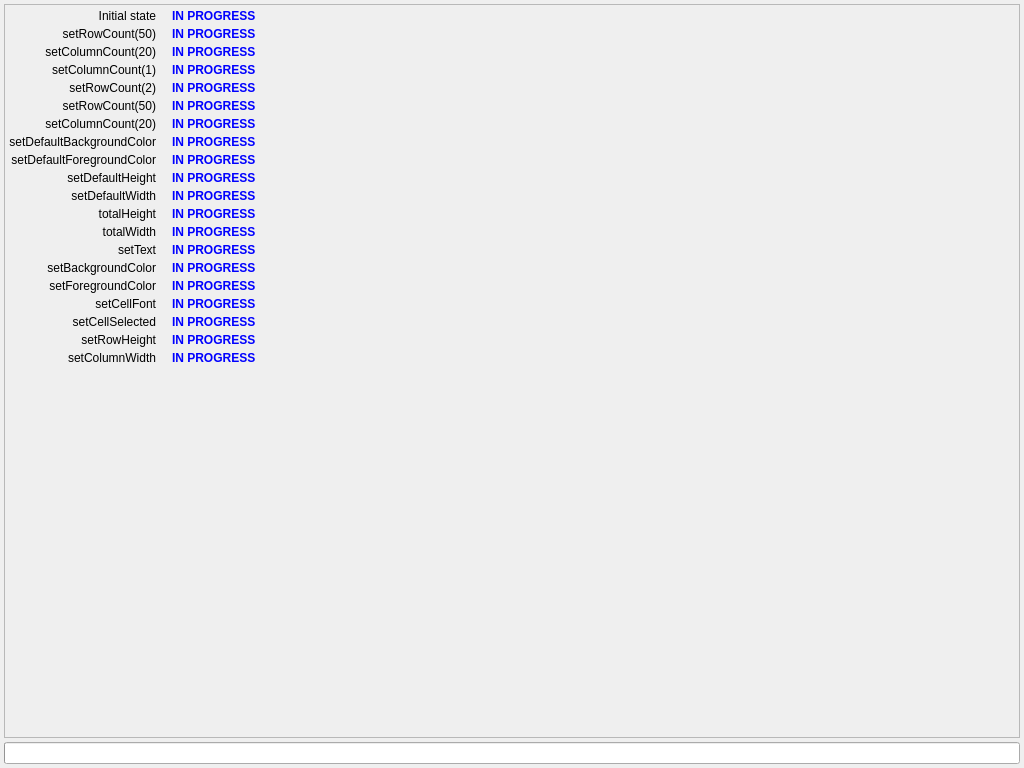
<?xml version="1.0" encoding="UTF-8"?>
<ui version="4.0">
 <class>TestDialog</class>
 <widget class="QDialog" name="TestDialog">
  <property name="geometry">
   <rect>
    <x>0</x>
    <y>0</y>
    <width>1024</width>
    <height>768</height>
   </rect>
  </property>
  <property name="minimumSize">
   <size>
    <width>320</width>
    <height>240</height>
   </size>
  </property>
  <property name="windowTitle">
   <string>Tests</string>
  </property>
  <property name="locale">
   <locale language="English" country="UnitedStates"/>
  </property>
  <layout class="QVBoxLayout" name="verticalLayout">
   <property name="spacing">
    <number>4</number>
   </property>
   <property name="margin">
    <number>4</number>
   </property>
   <item>
    <layout class="QVBoxLayout" name="fastTableLayout">
     <property name="spacing">
      <number>4</number>
     </property>
    </layout>
   </item>
   <item>
    <widget class="QScrollArea" name="testsScrollArea">
     <property name="widgetResizable">
      <bool>true</bool>
     </property>
     <widget class="QWidget" name="scrollAreaWidgetContents">
      <property name="geometry">
       <rect>
        <x>0</x>
        <y>0</y>
        <width>1014</width>
        <height>727</height>
       </rect>
      </property>
      <layout class="QVBoxLayout" name="verticalLayout_2">
       <property name="spacing">
        <number>4</number>
       </property>
       <property name="margin">
        <number>4</number>
       </property>
       <item>
        <layout class="QGridLayout" name="testGridLayout">
         <property name="horizontalSpacing">
          <number>16</number>
         </property>
         <property name="verticalSpacing">
          <number>4</number>
         </property>
         <item row="1" column="0">
          <widget class="QLabel" name="setRow50Label">
           <property name="text">
            <string>setRowCount(50)</string>
           </property>
           <property name="alignment">
            <set>Qt::AlignRight|Qt::AlignTrailing|Qt::AlignVCenter</set>
           </property>
          </widget>
         </item>
         <item row="2" column="0">
          <widget class="QLabel" name="setCol20Label">
           <property name="text">
            <string>setColumnCount(20)</string>
           </property>
           <property name="alignment">
            <set>Qt::AlignRight|Qt::AlignTrailing|Qt::AlignVCenter</set>
           </property>
          </widget>
         </item>
         <item row="4" column="0">
          <widget class="QLabel" name="setRow2Label">
           <property name="text">
            <string>setRowCount(2)</string>
           </property>
           <property name="alignment">
            <set>Qt::AlignRight|Qt::AlignTrailing|Qt::AlignVCenter</set>
           </property>
          </widget>
         </item>
         <item row="1" column="2">
          <widget class="QLabel" name="setRow50ResLabel">
           <property name="sizePolicy">
            <sizepolicy hsizetype="MinimumExpanding" vsizetype="Preferred">
             <horstretch>0</horstretch>
             <verstretch>0</verstretch>
            </sizepolicy>
           </property>
           <property name="palette">
            <palette>
             <active>
              <colorrole role="WindowText">
               <brush brushstyle="SolidPattern">
                <color alpha="255">
                 <red>0</red>
                 <green>0</green>
                 <blue>255</blue>
                </color>
               </brush>
              </colorrole>
             </active>
             <inactive>
              <colorrole role="WindowText">
               <brush brushstyle="SolidPattern">
                <color alpha="255">
                 <red>0</red>
                 <green>0</green>
                 <blue>255</blue>
                </color>
               </brush>
              </colorrole>
             </inactive>
             <disabled>
              <colorrole role="WindowText">
               <brush brushstyle="SolidPattern">
                <color alpha="255">
                 <red>120</red>
                 <green>120</green>
                 <blue>120</blue>
                </color>
               </brush>
              </colorrole>
             </disabled>
            </palette>
           </property>
           <property name="font">
            <font>
             <weight>75</weight>
             <bold>true</bold>
            </font>
           </property>
           <property name="text">
            <string>IN PROGRESS</string>
           </property>
          </widget>
         </item>
         <item row="2" column="2">
          <widget class="QLabel" name="setCol20ResLabel">
           <property name="sizePolicy">
            <sizepolicy hsizetype="MinimumExpanding" vsizetype="Preferred">
             <horstretch>0</horstretch>
             <verstretch>0</verstretch>
            </sizepolicy>
           </property>
           <property name="palette">
            <palette>
             <active>
              <colorrole role="WindowText">
               <brush brushstyle="SolidPattern">
                <color alpha="255">
                 <red>0</red>
                 <green>0</green>
                 <blue>255</blue>
                </color>
               </brush>
              </colorrole>
             </active>
             <inactive>
              <colorrole role="WindowText">
               <brush brushstyle="SolidPattern">
                <color alpha="255">
                 <red>0</red>
                 <green>0</green>
                 <blue>255</blue>
                </color>
               </brush>
              </colorrole>
             </inactive>
             <disabled>
              <colorrole role="WindowText">
               <brush brushstyle="SolidPattern">
                <color alpha="255">
                 <red>120</red>
                 <green>120</green>
                 <blue>120</blue>
                </color>
               </brush>
              </colorrole>
             </disabled>
            </palette>
           </property>
           <property name="font">
            <font>
             <weight>75</weight>
             <bold>true</bold>
            </font>
           </property>
           <property name="text">
            <string>IN PROGRESS</string>
           </property>
          </widget>
         </item>
         <item row="4" column="2">
          <widget class="QLabel" name="setRow2ResLabel">
           <property name="sizePolicy">
            <sizepolicy hsizetype="MinimumExpanding" vsizetype="Preferred">
             <horstretch>0</horstretch>
             <verstretch>0</verstretch>
            </sizepolicy>
           </property>
           <property name="palette">
            <palette>
             <active>
              <colorrole role="WindowText">
               <brush brushstyle="SolidPattern">
                <color alpha="255">
                 <red>0</red>
                 <green>0</green>
                 <blue>255</blue>
                </color>
               </brush>
              </colorrole>
             </active>
             <inactive>
              <colorrole role="WindowText">
               <brush brushstyle="SolidPattern">
                <color alpha="255">
                 <red>0</red>
                 <green>0</green>
                 <blue>255</blue>
                </color>
               </brush>
              </colorrole>
             </inactive>
             <disabled>
              <colorrole role="WindowText">
               <brush brushstyle="SolidPattern">
                <color alpha="255">
                 <red>120</red>
                 <green>120</green>
                 <blue>120</blue>
                </color>
               </brush>
              </colorrole>
             </disabled>
            </palette>
           </property>
           <property name="font">
            <font>
             <weight>75</weight>
             <bold>true</bold>
            </font>
           </property>
           <property name="text">
            <string>IN PROGRESS</string>
           </property>
          </widget>
         </item>
         <item row="3" column="0">
          <widget class="QLabel" name="setCol1Label">
           <property name="text">
            <string>setColumnCount(1)</string>
           </property>
           <property name="alignment">
            <set>Qt::AlignRight|Qt::AlignTrailing|Qt::AlignVCenter</set>
           </property>
          </widget>
         </item>
         <item row="3" column="2">
          <widget class="QLabel" name="setCol1ResLabel">
           <property name="sizePolicy">
            <sizepolicy hsizetype="MinimumExpanding" vsizetype="Preferred">
             <horstretch>0</horstretch>
             <verstretch>0</verstretch>
            </sizepolicy>
           </property>
           <property name="palette">
            <palette>
             <active>
              <colorrole role="WindowText">
               <brush brushstyle="SolidPattern">
                <color alpha="255">
                 <red>0</red>
                 <green>0</green>
                 <blue>255</blue>
                </color>
               </brush>
              </colorrole>
             </active>
             <inactive>
              <colorrole role="WindowText">
               <brush brushstyle="SolidPattern">
                <color alpha="255">
                 <red>0</red>
                 <green>0</green>
                 <blue>255</blue>
                </color>
               </brush>
              </colorrole>
             </inactive>
             <disabled>
              <colorrole role="WindowText">
               <brush brushstyle="SolidPattern">
                <color alpha="255">
                 <red>120</red>
                 <green>120</green>
                 <blue>120</blue>
                </color>
               </brush>
              </colorrole>
             </disabled>
            </palette>
           </property>
           <property name="font">
            <font>
             <weight>75</weight>
             <bold>true</bold>
            </font>
           </property>
           <property name="text">
            <string>IN PROGRESS</string>
           </property>
          </widget>
         </item>
         <item row="0" column="0">
          <widget class="QLabel" name="initialLabel">
           <property name="text">
            <string>Initial state</string>
           </property>
           <property name="alignment">
            <set>Qt::AlignRight|Qt::AlignTrailing|Qt::AlignVCenter</set>
           </property>
          </widget>
         </item>
         <item row="0" column="2">
          <widget class="QLabel" name="initialResLabel">
           <property name="sizePolicy">
            <sizepolicy hsizetype="MinimumExpanding" vsizetype="Preferred">
             <horstretch>0</horstretch>
             <verstretch>0</verstretch>
            </sizepolicy>
           </property>
           <property name="palette">
            <palette>
             <active>
              <colorrole role="WindowText">
               <brush brushstyle="SolidPattern">
                <color alpha="255">
                 <red>0</red>
                 <green>0</green>
                 <blue>255</blue>
                </color>
               </brush>
              </colorrole>
             </active>
             <inactive>
              <colorrole role="WindowText">
               <brush brushstyle="SolidPattern">
                <color alpha="255">
                 <red>0</red>
                 <green>0</green>
                 <blue>255</blue>
                </color>
               </brush>
              </colorrole>
             </inactive>
             <disabled>
              <colorrole role="WindowText">
               <brush brushstyle="SolidPattern">
                <color alpha="255">
                 <red>120</red>
                 <green>120</green>
                 <blue>120</blue>
                </color>
               </brush>
              </colorrole>
             </disabled>
            </palette>
           </property>
           <property name="font">
            <font>
             <weight>75</weight>
             <bold>true</bold>
            </font>
           </property>
           <property name="text">
            <string>IN PROGRESS</string>
           </property>
          </widget>
         </item>
         <item row="7" column="0">
          <widget class="QLabel" name="setDefBackgroundLabel">
           <property name="text">
            <string>setDefaultBackgroundColor</string>
           </property>
           <property name="alignment">
            <set>Qt::AlignRight|Qt::AlignTrailing|Qt::AlignVCenter</set>
           </property>
          </widget>
         </item>
         <item row="8" column="0">
          <widget class="QLabel" name="setDefForegroundLabel">
           <property name="text">
            <string>setDefaultForegroundColor</string>
           </property>
           <property name="alignment">
            <set>Qt::AlignRight|Qt::AlignTrailing|Qt::AlignVCenter</set>
           </property>
          </widget>
         </item>
         <item row="8" column="2">
          <widget class="QLabel" name="setDefForegroundResLabel">
           <property name="sizePolicy">
            <sizepolicy hsizetype="MinimumExpanding" vsizetype="Preferred">
             <horstretch>0</horstretch>
             <verstretch>0</verstretch>
            </sizepolicy>
           </property>
           <property name="palette">
            <palette>
             <active>
              <colorrole role="WindowText">
               <brush brushstyle="SolidPattern">
                <color alpha="255">
                 <red>0</red>
                 <green>0</green>
                 <blue>255</blue>
                </color>
               </brush>
              </colorrole>
             </active>
             <inactive>
              <colorrole role="WindowText">
               <brush brushstyle="SolidPattern">
                <color alpha="255">
                 <red>0</red>
                 <green>0</green>
                 <blue>255</blue>
                </color>
               </brush>
              </colorrole>
             </inactive>
             <disabled>
              <colorrole role="WindowText">
               <brush brushstyle="SolidPattern">
                <color alpha="255">
                 <red>120</red>
                 <green>120</green>
                 <blue>120</blue>
                </color>
               </brush>
              </colorrole>
             </disabled>
            </palette>
           </property>
           <property name="font">
            <font>
             <weight>75</weight>
             <bold>true</bold>
            </font>
           </property>
           <property name="text">
            <string>IN PROGRESS</string>
           </property>
          </widget>
         </item>
         <item row="7" column="2">
          <widget class="QLabel" name="setDefBackgroundResLabel">
           <property name="sizePolicy">
            <sizepolicy hsizetype="MinimumExpanding" vsizetype="Preferred">
             <horstretch>0</horstretch>
             <verstretch>0</verstretch>
            </sizepolicy>
           </property>
           <property name="palette">
            <palette>
             <active>
              <colorrole role="WindowText">
               <brush brushstyle="SolidPattern">
                <color alpha="255">
                 <red>0</red>
                 <green>0</green>
                 <blue>255</blue>
                </color>
               </brush>
              </colorrole>
             </active>
             <inactive>
              <colorrole role="WindowText">
               <brush brushstyle="SolidPattern">
                <color alpha="255">
                 <red>0</red>
                 <green>0</green>
                 <blue>255</blue>
                </color>
               </brush>
              </colorrole>
             </inactive>
             <disabled>
              <colorrole role="WindowText">
               <brush brushstyle="SolidPattern">
                <color alpha="255">
                 <red>120</red>
                 <green>120</green>
                 <blue>120</blue>
                </color>
               </brush>
              </colorrole>
             </disabled>
            </palette>
           </property>
           <property name="font">
            <font>
             <weight>75</weight>
             <bold>true</bold>
            </font>
           </property>
           <property name="text">
            <string>IN PROGRESS</string>
           </property>
          </widget>
         </item>
         <item row="9" column="0">
          <widget class="QLabel" name="setDefHeightLabel">
           <property name="text">
            <string>setDefaultHeight</string>
           </property>
           <property name="alignment">
            <set>Qt::AlignRight|Qt::AlignTrailing|Qt::AlignVCenter</set>
           </property>
          </widget>
         </item>
         <item row="9" column="2">
          <widget class="QLabel" name="setDefHeightResLabel">
           <property name="sizePolicy">
            <sizepolicy hsizetype="MinimumExpanding" vsizetype="Preferred">
             <horstretch>0</horstretch>
             <verstretch>0</verstretch>
            </sizepolicy>
           </property>
           <property name="palette">
            <palette>
             <active>
              <colorrole role="WindowText">
               <brush brushstyle="SolidPattern">
                <color alpha="255">
                 <red>0</red>
                 <green>0</green>
                 <blue>255</blue>
                </color>
               </brush>
              </colorrole>
             </active>
             <inactive>
              <colorrole role="WindowText">
               <brush brushstyle="SolidPattern">
                <color alpha="255">
                 <red>0</red>
                 <green>0</green>
                 <blue>255</blue>
                </color>
               </brush>
              </colorrole>
             </inactive>
             <disabled>
              <colorrole role="WindowText">
               <brush brushstyle="SolidPattern">
                <color alpha="255">
                 <red>120</red>
                 <green>120</green>
                 <blue>120</blue>
                </color>
               </brush>
              </colorrole>
             </disabled>
            </palette>
           </property>
           <property name="font">
            <font>
             <weight>75</weight>
             <bold>true</bold>
            </font>
           </property>
           <property name="text">
            <string>IN PROGRESS</string>
           </property>
          </widget>
         </item>
         <item row="10" column="0">
          <widget class="QLabel" name="setDefWidthLabel">
           <property name="text">
            <string>setDefaultWidth</string>
           </property>
           <property name="alignment">
            <set>Qt::AlignRight|Qt::AlignTrailing|Qt::AlignVCenter</set>
           </property>
          </widget>
         </item>
         <item row="10" column="2">
          <widget class="QLabel" name="setDefWidthResLabel">
           <property name="sizePolicy">
            <sizepolicy hsizetype="MinimumExpanding" vsizetype="Preferred">
             <horstretch>0</horstretch>
             <verstretch>0</verstretch>
            </sizepolicy>
           </property>
           <property name="palette">
            <palette>
             <active>
              <colorrole role="WindowText">
               <brush brushstyle="SolidPattern">
                <color alpha="255">
                 <red>0</red>
                 <green>0</green>
                 <blue>255</blue>
                </color>
               </brush>
              </colorrole>
             </active>
             <inactive>
              <colorrole role="WindowText">
               <brush brushstyle="SolidPattern">
                <color alpha="255">
                 <red>0</red>
                 <green>0</green>
                 <blue>255</blue>
                </color>
               </brush>
              </colorrole>
             </inactive>
             <disabled>
              <colorrole role="WindowText">
               <brush brushstyle="SolidPattern">
                <color alpha="255">
                 <red>120</red>
                 <green>120</green>
                 <blue>120</blue>
                </color>
               </brush>
              </colorrole>
             </disabled>
            </palette>
           </property>
           <property name="font">
            <font>
             <weight>75</weight>
             <bold>true</bold>
            </font>
           </property>
           <property name="text">
            <string>IN PROGRESS</string>
           </property>
          </widget>
         </item>
         <item row="12" column="2">
          <widget class="QLabel" name="totalWidthResLabel">
           <property name="sizePolicy">
            <sizepolicy hsizetype="MinimumExpanding" vsizetype="Preferred">
             <horstretch>0</horstretch>
             <verstretch>0</verstretch>
            </sizepolicy>
           </property>
           <property name="palette">
            <palette>
             <active>
              <colorrole role="WindowText">
               <brush brushstyle="SolidPattern">
                <color alpha="255">
                 <red>0</red>
                 <green>0</green>
                 <blue>255</blue>
                </color>
               </brush>
              </colorrole>
             </active>
             <inactive>
              <colorrole role="WindowText">
               <brush brushstyle="SolidPattern">
                <color alpha="255">
                 <red>0</red>
                 <green>0</green>
                 <blue>255</blue>
                </color>
               </brush>
              </colorrole>
             </inactive>
             <disabled>
              <colorrole role="WindowText">
               <brush brushstyle="SolidPattern">
                <color alpha="255">
                 <red>120</red>
                 <green>120</green>
                 <blue>120</blue>
                </color>
               </brush>
              </colorrole>
             </disabled>
            </palette>
           </property>
           <property name="font">
            <font>
             <weight>75</weight>
             <bold>true</bold>
            </font>
           </property>
           <property name="text">
            <string>IN PROGRESS</string>
           </property>
          </widget>
         </item>
         <item row="11" column="2">
          <widget class="QLabel" name="totalHeightResLabel">
           <property name="sizePolicy">
            <sizepolicy hsizetype="MinimumExpanding" vsizetype="Preferred">
             <horstretch>0</horstretch>
             <verstretch>0</verstretch>
            </sizepolicy>
           </property>
           <property name="palette">
            <palette>
             <active>
              <colorrole role="WindowText">
               <brush brushstyle="SolidPattern">
                <color alpha="255">
                 <red>0</red>
                 <green>0</green>
                 <blue>255</blue>
                </color>
               </brush>
              </colorrole>
             </active>
             <inactive>
              <colorrole role="WindowText">
               <brush brushstyle="SolidPattern">
                <color alpha="255">
                 <red>0</red>
                 <green>0</green>
                 <blue>255</blue>
                </color>
               </brush>
              </colorrole>
             </inactive>
             <disabled>
              <colorrole role="WindowText">
               <brush brushstyle="SolidPattern">
                <color alpha="255">
                 <red>120</red>
                 <green>120</green>
                 <blue>120</blue>
                </color>
               </brush>
              </colorrole>
             </disabled>
            </palette>
           </property>
           <property name="font">
            <font>
             <weight>75</weight>
             <bold>true</bold>
            </font>
           </property>
           <property name="text">
            <string>IN PROGRESS</string>
           </property>
          </widget>
         </item>
         <item row="11" column="0">
          <widget class="QLabel" name="totalHeightLabel">
           <property name="text">
            <string>totalHeight</string>
           </property>
           <property name="alignment">
            <set>Qt::AlignRight|Qt::AlignTrailing|Qt::AlignVCenter</set>
           </property>
          </widget>
         </item>
         <item row="12" column="0">
          <widget class="QLabel" name="totalWidthLabel">
           <property name="text">
            <string>totalWidth</string>
           </property>
           <property name="alignment">
            <set>Qt::AlignRight|Qt::AlignTrailing|Qt::AlignVCenter</set>
           </property>
          </widget>
         </item>
         <item row="14" column="0">
          <widget class="QLabel" name="setBackgroundLabel">
           <property name="text">
            <string>setBackgroundColor</string>
           </property>
           <property name="alignment">
            <set>Qt::AlignRight|Qt::AlignTrailing|Qt::AlignVCenter</set>
           </property>
          </widget>
         </item>
         <item row="14" column="2">
          <widget class="QLabel" name="setBackgroundResLabel">
           <property name="sizePolicy">
            <sizepolicy hsizetype="MinimumExpanding" vsizetype="Preferred">
             <horstretch>0</horstretch>
             <verstretch>0</verstretch>
            </sizepolicy>
           </property>
           <property name="palette">
            <palette>
             <active>
              <colorrole role="WindowText">
               <brush brushstyle="SolidPattern">
                <color alpha="255">
                 <red>0</red>
                 <green>0</green>
                 <blue>255</blue>
                </color>
               </brush>
              </colorrole>
             </active>
             <inactive>
              <colorrole role="WindowText">
               <brush brushstyle="SolidPattern">
                <color alpha="255">
                 <red>0</red>
                 <green>0</green>
                 <blue>255</blue>
                </color>
               </brush>
              </colorrole>
             </inactive>
             <disabled>
              <colorrole role="WindowText">
               <brush brushstyle="SolidPattern">
                <color alpha="255">
                 <red>120</red>
                 <green>120</green>
                 <blue>120</blue>
                </color>
               </brush>
              </colorrole>
             </disabled>
            </palette>
           </property>
           <property name="font">
            <font>
             <weight>75</weight>
             <bold>true</bold>
            </font>
           </property>
           <property name="text">
            <string>IN PROGRESS</string>
           </property>
          </widget>
         </item>
         <item row="13" column="0">
          <widget class="QLabel" name="setTextLabel">
           <property name="text">
            <string>setText</string>
           </property>
           <property name="alignment">
            <set>Qt::AlignRight|Qt::AlignTrailing|Qt::AlignVCenter</set>
           </property>
          </widget>
         </item>
         <item row="13" column="2">
          <widget class="QLabel" name="setTextResLabel">
           <property name="sizePolicy">
            <sizepolicy hsizetype="MinimumExpanding" vsizetype="Preferred">
             <horstretch>0</horstretch>
             <verstretch>0</verstretch>
            </sizepolicy>
           </property>
           <property name="palette">
            <palette>
             <active>
              <colorrole role="WindowText">
               <brush brushstyle="SolidPattern">
                <color alpha="255">
                 <red>0</red>
                 <green>0</green>
                 <blue>255</blue>
                </color>
               </brush>
              </colorrole>
             </active>
             <inactive>
              <colorrole role="WindowText">
               <brush brushstyle="SolidPattern">
                <color alpha="255">
                 <red>0</red>
                 <green>0</green>
                 <blue>255</blue>
                </color>
               </brush>
              </colorrole>
             </inactive>
             <disabled>
              <colorrole role="WindowText">
               <brush brushstyle="SolidPattern">
                <color alpha="255">
                 <red>120</red>
                 <green>120</green>
                 <blue>120</blue>
                </color>
               </brush>
              </colorrole>
             </disabled>
            </palette>
           </property>
           <property name="font">
            <font>
             <weight>75</weight>
             <bold>true</bold>
            </font>
           </property>
           <property name="text">
            <string>IN PROGRESS</string>
           </property>
          </widget>
         </item>
         <item row="15" column="0">
          <widget class="QLabel" name="setForegroundLabel">
           <property name="text">
            <string>setForegroundColor</string>
           </property>
           <property name="alignment">
            <set>Qt::AlignRight|Qt::AlignTrailing|Qt::AlignVCenter</set>
           </property>
          </widget>
         </item>
         <item row="15" column="2">
          <widget class="QLabel" name="setForegroundResLabel">
           <property name="sizePolicy">
            <sizepolicy hsizetype="MinimumExpanding" vsizetype="Preferred">
             <horstretch>0</horstretch>
             <verstretch>0</verstretch>
            </sizepolicy>
           </property>
           <property name="palette">
            <palette>
             <active>
              <colorrole role="WindowText">
               <brush brushstyle="SolidPattern">
                <color alpha="255">
                 <red>0</red>
                 <green>0</green>
                 <blue>255</blue>
                </color>
               </brush>
              </colorrole>
             </active>
             <inactive>
              <colorrole role="WindowText">
               <brush brushstyle="SolidPattern">
                <color alpha="255">
                 <red>0</red>
                 <green>0</green>
                 <blue>255</blue>
                </color>
               </brush>
              </colorrole>
             </inactive>
             <disabled>
              <colorrole role="WindowText">
               <brush brushstyle="SolidPattern">
                <color alpha="255">
                 <red>120</red>
                 <green>120</green>
                 <blue>120</blue>
                </color>
               </brush>
              </colorrole>
             </disabled>
            </palette>
           </property>
           <property name="font">
            <font>
             <weight>75</weight>
             <bold>true</bold>
            </font>
           </property>
           <property name="text">
            <string>IN PROGRESS</string>
           </property>
          </widget>
         </item>
         <item row="16" column="0">
          <widget class="QLabel" name="setCellFontLabel">
           <property name="text">
            <string>setCellFont</string>
           </property>
           <property name="alignment">
            <set>Qt::AlignRight|Qt::AlignTrailing|Qt::AlignVCenter</set>
           </property>
          </widget>
         </item>
         <item row="17" column="0">
          <widget class="QLabel" name="setCellSelectedLabel">
           <property name="text">
            <string>setCellSelected</string>
           </property>
           <property name="alignment">
            <set>Qt::AlignRight|Qt::AlignTrailing|Qt::AlignVCenter</set>
           </property>
          </widget>
         </item>
         <item row="16" column="2">
          <widget class="QLabel" name="setCellFontResLabel">
           <property name="sizePolicy">
            <sizepolicy hsizetype="MinimumExpanding" vsizetype="Preferred">
             <horstretch>0</horstretch>
             <verstretch>0</verstretch>
            </sizepolicy>
           </property>
           <property name="palette">
            <palette>
             <active>
              <colorrole role="WindowText">
               <brush brushstyle="SolidPattern">
                <color alpha="255">
                 <red>0</red>
                 <green>0</green>
                 <blue>255</blue>
                </color>
               </brush>
              </colorrole>
             </active>
             <inactive>
              <colorrole role="WindowText">
               <brush brushstyle="SolidPattern">
                <color alpha="255">
                 <red>0</red>
                 <green>0</green>
                 <blue>255</blue>
                </color>
               </brush>
              </colorrole>
             </inactive>
             <disabled>
              <colorrole role="WindowText">
               <brush brushstyle="SolidPattern">
                <color alpha="255">
                 <red>120</red>
                 <green>120</green>
                 <blue>120</blue>
                </color>
               </brush>
              </colorrole>
             </disabled>
            </palette>
           </property>
           <property name="font">
            <font>
             <weight>75</weight>
             <bold>true</bold>
            </font>
           </property>
           <property name="text">
            <string>IN PROGRESS</string>
           </property>
          </widget>
         </item>
         <item row="17" column="2">
          <widget class="QLabel" name="setCellSelectedResLabel">
           <property name="sizePolicy">
            <sizepolicy hsizetype="MinimumExpanding" vsizetype="Preferred">
             <horstretch>0</horstretch>
             <verstretch>0</verstretch>
            </sizepolicy>
           </property>
           <property name="palette">
            <palette>
             <active>
              <colorrole role="WindowText">
               <brush brushstyle="SolidPattern">
                <color alpha="255">
                 <red>0</red>
                 <green>0</green>
                 <blue>255</blue>
                </color>
               </brush>
              </colorrole>
             </active>
             <inactive>
              <colorrole role="WindowText">
               <brush brushstyle="SolidPattern">
                <color alpha="255">
                 <red>0</red>
                 <green>0</green>
                 <blue>255</blue>
                </color>
               </brush>
              </colorrole>
             </inactive>
             <disabled>
              <colorrole role="WindowText">
               <brush brushstyle="SolidPattern">
                <color alpha="255">
                 <red>120</red>
                 <green>120</green>
                 <blue>120</blue>
                </color>
               </brush>
              </colorrole>
             </disabled>
            </palette>
           </property>
           <property name="font">
            <font>
             <weight>75</weight>
             <bold>true</bold>
            </font>
           </property>
           <property name="text">
            <string>IN PROGRESS</string>
           </property>
          </widget>
         </item>
         <item row="19" column="2">
          <widget class="QLabel" name="setColumnWidthResLabel">
           <property name="sizePolicy">
            <sizepolicy hsizetype="MinimumExpanding" vsizetype="Preferred">
             <horstretch>0</horstretch>
             <verstretch>0</verstretch>
            </sizepolicy>
           </property>
           <property name="palette">
            <palette>
             <active>
              <colorrole role="WindowText">
               <brush brushstyle="SolidPattern">
                <color alpha="255">
                 <red>0</red>
                 <green>0</green>
                 <blue>255</blue>
                </color>
               </brush>
              </colorrole>
             </active>
             <inactive>
              <colorrole role="WindowText">
               <brush brushstyle="SolidPattern">
                <color alpha="255">
                 <red>0</red>
                 <green>0</green>
                 <blue>255</blue>
                </color>
               </brush>
              </colorrole>
             </inactive>
             <disabled>
              <colorrole role="WindowText">
               <brush brushstyle="SolidPattern">
                <color alpha="255">
                 <red>120</red>
                 <green>120</green>
                 <blue>120</blue>
                </color>
               </brush>
              </colorrole>
             </disabled>
            </palette>
           </property>
           <property name="font">
            <font>
             <weight>75</weight>
             <bold>true</bold>
            </font>
           </property>
           <property name="text">
            <string>IN PROGRESS</string>
           </property>
          </widget>
         </item>
         <item row="18" column="2">
          <widget class="QLabel" name="setRowHeightResLabel">
           <property name="sizePolicy">
            <sizepolicy hsizetype="MinimumExpanding" vsizetype="Preferred">
             <horstretch>0</horstretch>
             <verstretch>0</verstretch>
            </sizepolicy>
           </property>
           <property name="palette">
            <palette>
             <active>
              <colorrole role="WindowText">
               <brush brushstyle="SolidPattern">
                <color alpha="255">
                 <red>0</red>
                 <green>0</green>
                 <blue>255</blue>
                </color>
               </brush>
              </colorrole>
             </active>
             <inactive>
              <colorrole role="WindowText">
               <brush brushstyle="SolidPattern">
                <color alpha="255">
                 <red>0</red>
                 <green>0</green>
                 <blue>255</blue>
                </color>
               </brush>
              </colorrole>
             </inactive>
             <disabled>
              <colorrole role="WindowText">
               <brush brushstyle="SolidPattern">
                <color alpha="255">
                 <red>120</red>
                 <green>120</green>
                 <blue>120</blue>
                </color>
               </brush>
              </colorrole>
             </disabled>
            </palette>
           </property>
           <property name="font">
            <font>
             <weight>75</weight>
             <bold>true</bold>
            </font>
           </property>
           <property name="text">
            <string>IN PROGRESS</string>
           </property>
          </widget>
         </item>
         <item row="18" column="0">
          <widget class="QLabel" name="setRowHeightLabel">
           <property name="text">
            <string>setRowHeight</string>
           </property>
           <property name="alignment">
            <set>Qt::AlignRight|Qt::AlignTrailing|Qt::AlignVCenter</set>
           </property>
          </widget>
         </item>
         <item row="19" column="0">
          <widget class="QLabel" name="setColumnWidthLabel">
           <property name="text">
            <string>setColumnWidth</string>
           </property>
           <property name="alignment">
            <set>Qt::AlignRight|Qt::AlignTrailing|Qt::AlignVCenter</set>
           </property>
          </widget>
         </item>
         <item row="5" column="0">
          <widget class="QLabel" name="setRow50Label2">
           <property name="text">
            <string>setRowCount(50)</string>
           </property>
           <property name="alignment">
            <set>Qt::AlignRight|Qt::AlignTrailing|Qt::AlignVCenter</set>
           </property>
          </widget>
         </item>
         <item row="5" column="2">
          <widget class="QLabel" name="setRow50ResLabel2">
           <property name="sizePolicy">
            <sizepolicy hsizetype="MinimumExpanding" vsizetype="Preferred">
             <horstretch>0</horstretch>
             <verstretch>0</verstretch>
            </sizepolicy>
           </property>
           <property name="palette">
            <palette>
             <active>
              <colorrole role="WindowText">
               <brush brushstyle="SolidPattern">
                <color alpha="255">
                 <red>0</red>
                 <green>0</green>
                 <blue>255</blue>
                </color>
               </brush>
              </colorrole>
             </active>
             <inactive>
              <colorrole role="WindowText">
               <brush brushstyle="SolidPattern">
                <color alpha="255">
                 <red>0</red>
                 <green>0</green>
                 <blue>255</blue>
                </color>
               </brush>
              </colorrole>
             </inactive>
             <disabled>
              <colorrole role="WindowText">
               <brush brushstyle="SolidPattern">
                <color alpha="255">
                 <red>120</red>
                 <green>120</green>
                 <blue>120</blue>
                </color>
               </brush>
              </colorrole>
             </disabled>
            </palette>
           </property>
           <property name="font">
            <font>
             <weight>75</weight>
             <bold>true</bold>
            </font>
           </property>
           <property name="text">
            <string>IN PROGRESS</string>
           </property>
          </widget>
         </item>
         <item row="6" column="0">
          <widget class="QLabel" name="setCol20Label2">
           <property name="text">
            <string>setColumnCount(20)</string>
           </property>
           <property name="alignment">
            <set>Qt::AlignRight|Qt::AlignTrailing|Qt::AlignVCenter</set>
           </property>
          </widget>
         </item>
         <item row="6" column="2">
          <widget class="QLabel" name="setCol20ResLabel2">
           <property name="sizePolicy">
            <sizepolicy hsizetype="MinimumExpanding" vsizetype="Preferred">
             <horstretch>0</horstretch>
             <verstretch>0</verstretch>
            </sizepolicy>
           </property>
           <property name="palette">
            <palette>
             <active>
              <colorrole role="WindowText">
               <brush brushstyle="SolidPattern">
                <color alpha="255">
                 <red>0</red>
                 <green>0</green>
                 <blue>255</blue>
                </color>
               </brush>
              </colorrole>
             </active>
             <inactive>
              <colorrole role="WindowText">
               <brush brushstyle="SolidPattern">
                <color alpha="255">
                 <red>0</red>
                 <green>0</green>
                 <blue>255</blue>
                </color>
               </brush>
              </colorrole>
             </inactive>
             <disabled>
              <colorrole role="WindowText">
               <brush brushstyle="SolidPattern">
                <color alpha="255">
                 <red>120</red>
                 <green>120</green>
                 <blue>120</blue>
                </color>
               </brush>
              </colorrole>
             </disabled>
            </palette>
           </property>
           <property name="font">
            <font>
             <weight>75</weight>
             <bold>true</bold>
            </font>
           </property>
           <property name="text">
            <string>IN PROGRESS</string>
           </property>
          </widget>
         </item>
        </layout>
       </item>
       <item>
        <spacer name="verticalSpacer">
         <property name="orientation">
          <enum>Qt::Vertical</enum>
         </property>
         <property name="sizeHint" stdset="0">
          <size>
           <width>20</width>
           <height>358</height>
          </size>
         </property>
        </spacer>
       </item>
      </layout>
     </widget>
    </widget>
   </item>
   <item>
    <widget class="QProgressBar" name="progressBar"/>
   </item>
  </layout>
 </widget>
 <resources/>
 <connections/>
</ui>
